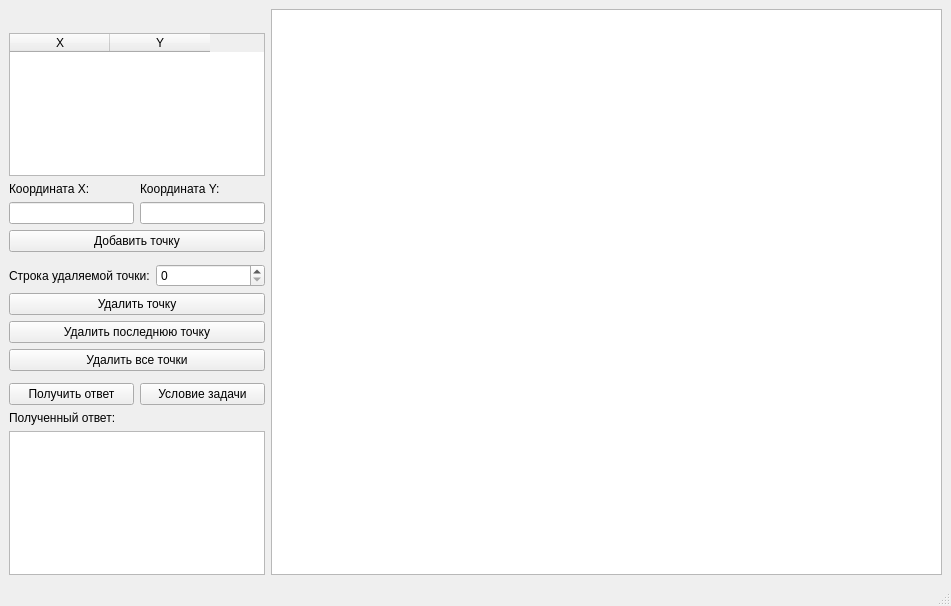
<?xml version="1.0" encoding="UTF-8"?>
<ui version="4.0">
 <class>MainWindow</class>
 <widget class="QMainWindow" name="MainWindow">
  <property name="enabled">
   <bool>true</bool>
  </property>
  <property name="geometry">
   <rect>
    <x>0</x>
    <y>0</y>
    <width>951</width>
    <height>606</height>
   </rect>
  </property>
  <property name="sizePolicy">
   <sizepolicy hsizetype="Preferred" vsizetype="Preferred">
    <horstretch>0</horstretch>
    <verstretch>0</verstretch>
   </sizepolicy>
  </property>
  <property name="windowTitle">
   <string>MainWindow</string>
  </property>
  <property name="windowOpacity">
   <double>0.000000000000000</double>
  </property>
  <property name="documentMode">
   <bool>false</bool>
  </property>
  <widget class="QWidget" name="centralwidget">
   <property name="minimumSize">
    <size>
     <width>720</width>
     <height>480</height>
    </size>
   </property>
   <layout class="QGridLayout" name="gridLayout_3">
    <item row="9" column="2">
     <layout class="QVBoxLayout" name="verticalLayout_3">
      <item>
       <widget class="QLabel" name="label_3">
        <property name="text">
         <string>Полученный ответ:</string>
        </property>
       </widget>
      </item>
      <item>
       <widget class="QPlainTextEdit" name="answer_text_edit">
        <property name="readOnly">
         <bool>true</bool>
        </property>
       </widget>
      </item>
     </layout>
    </item>
    <item row="0" column="3" rowspan="10">
     <widget class="QGraphicsView" name="graphics_view">
      <property name="sizePolicy">
       <sizepolicy hsizetype="Preferred" vsizetype="Preferred">
        <horstretch>1</horstretch>
        <verstretch>0</verstretch>
       </sizepolicy>
      </property>
     </widget>
    </item>
    <item row="8" column="2">
     <layout class="QHBoxLayout" name="horizontalLayout">
      <item>
       <widget class="QPushButton" name="answer_push_button">
        <property name="text">
         <string>Получить ответ</string>
        </property>
       </widget>
      </item>
      <item>
       <widget class="QPushButton" name="task_push_button">
        <property name="text">
         <string>Условие задачи</string>
        </property>
       </widget>
      </item>
     </layout>
    </item>
    <item row="5" column="2">
     <spacer name="verticalSpacer">
      <property name="orientation">
       <enum>Qt::Orientation::Vertical</enum>
      </property>
      <property name="sizeHint" stdset="0">
       <size>
        <width>20</width>
        <height>40</height>
       </size>
      </property>
     </spacer>
    </item>
    <item row="6" column="2">
     <layout class="QGridLayout" name="gridLayout_2">
      <item row="1" column="0" colspan="2">
       <widget class="QPushButton" name="del_point_push_button">
        <property name="text">
         <string>Удалить точку</string>
        </property>
       </widget>
      </item>
      <item row="0" column="1">
       <widget class="QSpinBox" name="point_spin_box"/>
      </item>
      <item row="3" column="0" colspan="2">
       <widget class="QPushButton" name="del_all_points_push_button">
        <property name="text">
         <string>Удалить все точки</string>
        </property>
       </widget>
      </item>
      <item row="2" column="0" colspan="2">
       <widget class="QPushButton" name="del_last_point_push_button">
        <property name="text">
         <string>Удалить последнюю точку</string>
        </property>
       </widget>
      </item>
      <item row="0" column="0">
       <widget class="QLabel" name="label_4">
        <property name="text">
         <string>Строка удаляемой точки:</string>
        </property>
       </widget>
      </item>
     </layout>
    </item>
    <item row="4" column="2">
     <layout class="QGridLayout" name="gridLayout">
      <item row="1" column="3">
       <widget class="QLabel" name="label_2">
        <property name="text">
         <string>Координата Y:</string>
        </property>
       </widget>
      </item>
      <item row="1" column="2">
       <widget class="QLabel" name="label">
        <property name="text">
         <string>Координата X:</string>
        </property>
       </widget>
      </item>
      <item row="2" column="3">
       <widget class="QLineEdit" name="y_line_edit"/>
      </item>
      <item row="3" column="2" colspan="2">
       <widget class="QPushButton" name="add_point_push_button">
        <property name="text">
         <string>Добавить точку</string>
        </property>
       </widget>
      </item>
      <item row="2" column="2">
       <widget class="QLineEdit" name="x_line_edit">
        <property name="text">
         <string/>
        </property>
       </widget>
      </item>
      <item row="0" column="2" colspan="2">
       <widget class="QTableWidget" name="coords_table_widget">
        <property name="rowCount">
         <number>0</number>
        </property>
        <property name="columnCount">
         <number>2</number>
        </property>
        <column>
         <property name="text">
          <string>X</string>
         </property>
        </column>
        <column>
         <property name="text">
          <string>Y</string>
         </property>
        </column>
       </widget>
      </item>
     </layout>
    </item>
    <item row="7" column="2">
     <spacer name="verticalSpacer_2">
      <property name="orientation">
       <enum>Qt::Orientation::Vertical</enum>
      </property>
      <property name="sizeHint" stdset="0">
       <size>
        <width>20</width>
        <height>40</height>
       </size>
      </property>
     </spacer>
    </item>
   </layout>
  </widget>
  <widget class="QMenuBar" name="menubar">
   <property name="geometry">
    <rect>
     <x>0</x>
     <y>0</y>
     <width>951</width>
     <height>23</height>
    </rect>
   </property>
  </widget>
  <widget class="QStatusBar" name="statusbar"/>
 </widget>
 <resources/>
 <connections/>
</ui>
